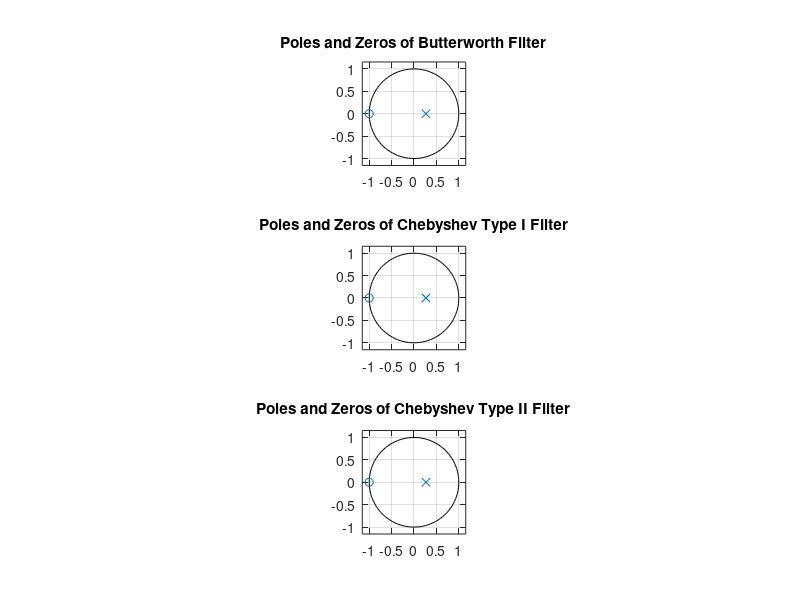

This figure's MATLAB source:
% Specifications
fs = 30000; % Sampling frequency (30 kHz)
fp = 5000;  % Pass-band frequency (5 kHz)
fs_stop = 15000; % Stop-band frequency (15 kHz)
Ap = 3;     % Pass-band ripple (3 dB)
As = 40;    % Stop-band attenuation (40 dB)

% Normalized frequencies
Wn = fp / (fs / 2); % Normalized pass-band frequency
Ws = fs_stop / (fs / 2); % Normalized stop-band frequency

% Calculate the order of the Butterworth filter
[n_butter, Wn_butter] = buttord(Wn, Ws, Ap, As);
disp(['Least order of the Butterworth filter: ', num2str(n_butter)]);

% Calculate the order of the Chebyshev Type I filter
[n_cheby1, Wn_cheby1] = cheb1ord(Wn, Ws, Ap, As);
disp(['Least order of the Chebyshev Type I filter: ', num2str(n_cheby1)]);

% Calculate the order of the Chebyshev Type II filter
[n_cheby2, Wn_cheby2] = cheb2ord(Wn, Ws, Ap, As);
disp(['Least order of the Chebyshev Type II filter: ', num2str(n_cheby2)]);

% Design the Butterworth filter
[bd_butter, ad_butter] = butter(n_butter, Wn_butter); % Digital Butterworth filter

% Design the Chebyshev Type I filter
[bd_cheby1, ad_cheby1] = cheby1(n_cheby1, Ap, Wn_cheby1); % Digital Chebyshev Type I filter

% Design the Chebyshev Type II filter
[bd_cheby2, ad_cheby2] = cheby2(n_cheby2, As, Wn_cheby2); % Digital Chebyshev Type II filter

% Find poles and zeros
[z_butter, p_butter, k_butter] = tf2zp(bd_butter, ad_butter);
[z_cheby1, p_cheby1, k_cheby1] = tf2zp(bd_cheby1, ad_cheby1);
[z_cheby2, p_cheby2, k_cheby2] = tf2zp(bd_cheby2, ad_cheby2);

% Display poles and zeros
disp('Poles and Zeros:');
disp('Butterworth Filter:');
disp('Zeros:');
disp(z_butter);
disp('Poles:');
disp(p_butter);

disp('Chebyshev Type I Filter:');
disp('Zeros:');
disp(z_cheby1);
disp('Poles:');
disp(p_cheby1);

disp('Chebyshev Type II Filter:');
disp('Zeros:');
disp(z_cheby2);
disp('Poles:');
disp(p_cheby2);

% Plot poles and zeros
figure;

subplot(3, 1, 1);
zplane(z_butter, p_butter);
title('Poles and Zeros of Butterworth Filter');
grid on;

subplot(3, 1, 2);
zplane(z_cheby1, p_cheby1);
title('Poles and Zeros of Chebyshev Type I Filter');
grid on;

subplot(3, 1, 3);
zplane(z_cheby2, p_cheby2);
title('Poles and Zeros of Chebyshev Type II Filter');
grid on;
